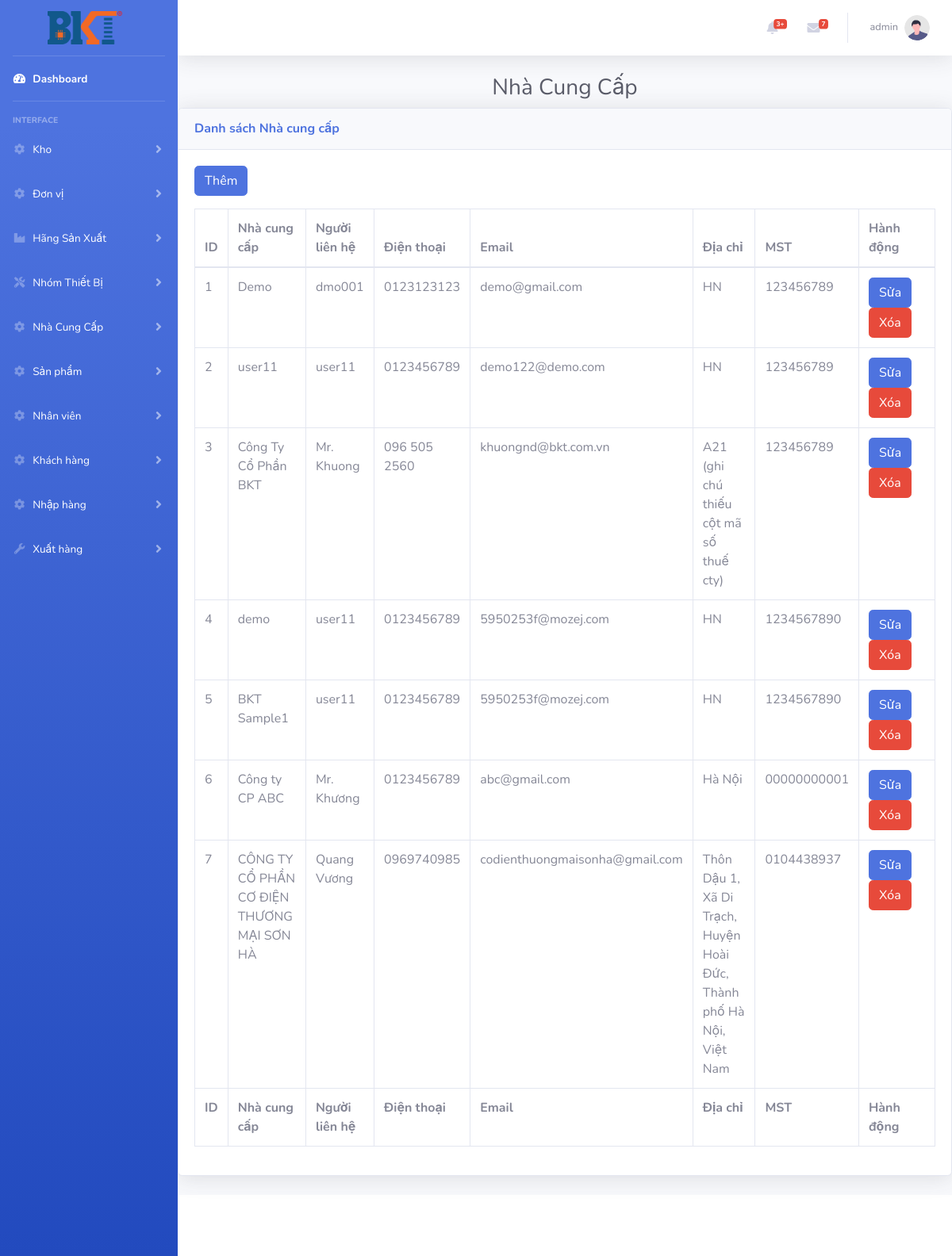
Screenshot of /index.php?controller=nhacungcap (signed in) with the database file from the repository.
### tables this page shows
CREATE TABLE `nhacungcap` (
  `Id` int(11) NOT NULL,
  `TenNCC` varchar(100) DEFAULT NULL,
  `NguoiLienHe` varchar(200) DEFAULT NULL,
  `DienThoai` varchar(20) DEFAULT NULL,
  `Email` varchar(50) DEFAULT NULL,
  `DiaChi` varchar(100) DEFAULT NULL,
  `MST` varchar(20) DEFAULT NULL
);

### controllers/nhacungcap_controller.php (called while the page is built, shortened)
<?php
require_once ('models/nhacungcap.php');
class NhaCungCapController extends BaseController
{
    public function index()
    {
        $nhacungcap = NhaCungCap::all();
        $data =array('nhacungcap'=> $nhacungcap);
        $this->render('index',$data);
    }
}

### routes.php (called while the page is built, shortened)
<?php
$controller = new $klass;
$controller->$action();

### index.php (called while the page is built, shortened)
<?php
require_once('routes.php');

### models/nhacungcap.php (called while the page is built, shortened)
<?php
class NhaCungCap
{
    function __construct($Id, $TenNCC, $DienThoai, $Email, $DiaChi, $NguoiLienHe, $MST)
    {
        $this->Id = $Id;
        $this->TenNCC = $TenNCC;
        $this->DienThoai = $DienThoai;
        $this->Email = $Email;
        $this->DiaChi = $DiaChi;
        $this->NguoiLienHe = $NguoiLienHe;
        $this->MST = $MST;
    }
    static function all()
    {
        $list = [];
        $db = DB::getInstance();
        $req = $db->query('SELECT * FROM NhaCungCap');
        foreach ($req->fetchAll() as $item) {
            $list[] = new NhaCungCap($item['Id'], $item['TenNCC'], $item['DienThoai'], $item['Email'], $item['DiaChi'], $item['NguoiLienHe'], $item['MST']);
        }
        return $list;
    }
}

### views/nhacungcap/index.php (the view, shortened to what this page needs)
<?php
require_once('models/nhacungcap.php');
?>
<h1 class="h3 mb-2 text-center text-gray-800 ">Nhà Cung Cấp</h1>
<div class="card shadow mb-4">
    <div class="card-header py-3">
        <h6 class="m-0 font-weight-bold text-primary">Danh sách Nhà cung cấp</h6>
    </div>
    <div class="card-body">
        <a href="index.php?controller=nhacungcap&action=insert" class="btn btn-primary mb-3">Thêm</a>
        <div class="table-responsive">
            <table class="table table-bordered" id="dataTable" width="100%" cellspacing="0">
                <thead>
                    <tr>
                        <th>ID</th>
                        <th>Nhà cung cấp</th>
                        <th>Người liên hệ</th>
                        <th>Điện thoại</th>
                        <th>Email</th>
                        <th>Địa chỉ</th>
                        <th>MST</th>
                        <th>Hành động</th>
                    </tr>
                </thead>
                <tfoot>
                    <tr>
                        <th>ID</th>
                        <th>Nhà cung cấp</th>
                        <th>Người liên hệ</th>
                        <th>Điện thoại</th>
                        <th>Email</th>
                        <th>Địa chỉ</th>
                        <th>MST</th>
                        <th>Hành động</th>
                    </tr>
                </tfoot>
                <tbody>
                    <?php
                    foreach ($nhacungcap as $item) {
                    ?>
                        <form method="post">
                            <tr>
                                <td><?= $item->Id ?></td>
                                <td><?= $item->TenNCC ?></td>
                                <td><?= $item->NguoiLienHe ?></td>
                                <td><?= $item->DienThoai ?></td>
                                <td><?= $item->Email ?></td>
                                <td><?= $item->DiaChi ?></td>
                                <td><?= $item->MST ?></td>
                                <td>
                                    <a href="index.php?controller=nhacungcap&action=edit&id=<?= $item->Id ?>" class='btn btn-primary mr-3'>Sửa</a>
                                    <button type="submit" name="dele" value="<?= $item->Id ?>" class='btn btn-danger'>Xóa</button>
                                </td>
                            </tr>
                        </form>
                    <?php
                    }
                    ?>
                </tbody>
            </table>
        </div>
    </div>
</div>

### rows the page displays
nhacungcap: Id "1", TenNCC "Demo", NguoiLienHe "dmo001", DienThoai "0123123123", Email "demo@gmail.com", DiaChi "HN", MST "123456789"
nhacungcap: Id "2", TenNCC "user11", NguoiLienHe "user11", DienThoai "0123456789", Email "demo122@demo.com", DiaChi "HN", MST "123456789"
nhacungcap: Id "3", TenNCC "Công Ty Cổ Phần BKT", NguoiLienHe "Mr. Khuong", DienThoai "096 505 2560", Email "khuongnd@bkt.com.vn", DiaChi "A21 (ghi chú thiếu cột mã số thuế cty)", MST "123456789"
nhacungcap: Id "4", TenNCC "demo", NguoiLienHe "user11", DienThoai "0123456789", Email "5950253f@mozej.com", DiaChi "HN", MST "1234567890"
nhacungcap: Id "5", TenNCC "BKT Sample1", NguoiLienHe "user11", DienThoai "0123456789", Email "5950253f@mozej.com", DiaChi "HN", MST "1234567890"
nhacungcap: Id "6", TenNCC "Công ty CP ABC", NguoiLienHe "Mr. Khương", DienThoai "0123456789", Email "abc@gmail.com", DiaChi "Hà Nội", MST "00000000001"
nhacungcap: Id "7", TenNCC "CÔNG TY CỔ PHẦN CƠ ĐIỆN THƯƠNG MẠI SƠN HÀ", NguoiLienHe "Quang Vương", DienThoai "0969740985", Email "codienthuongmaisonha@gmail.com", DiaChi "Thôn Dậu 1, Xã Di Trạch, Huyện Hoài Đức, Thành phố Hà Nội, Việt Nam", MST "0104438937"

### other values shown
$_SESSION['username'] "admin"
